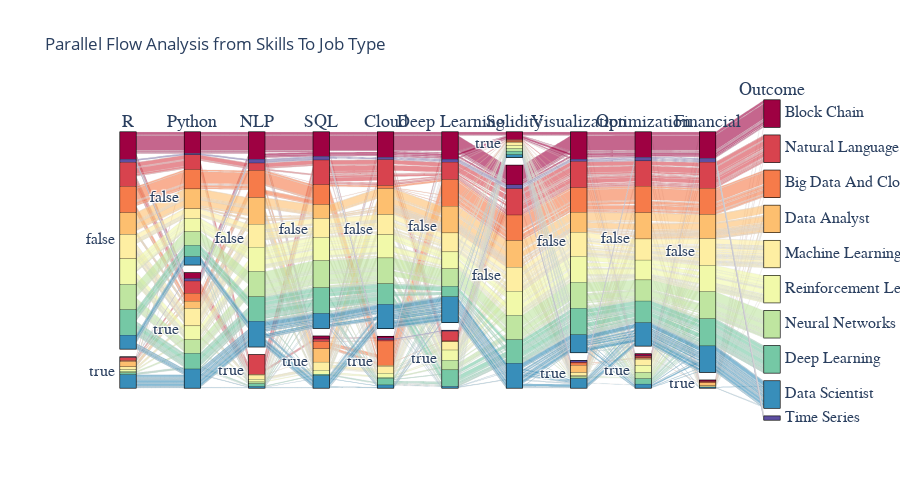

Notebook code cell kept with this figure:
### Code cell
import plotly.graph_objects as go
import plotly.colors

dimensions_objs = []
for dim_name in keywords:
    dim_values = df_all[dim_name]
    dimension_obj = go.parcats.Dimension(
        values=dim_values,
        label=dim_name
    )
    dimensions_objs.append(dimension_obj)

job_type_dim = go.parcats.Dimension(
    values=df_all['Job Type'], label="Outcome", categoryarray=df_all['Job Type'].unique().astype(str),
)

dimensions_objs.append(job_type_dim)

unique_type = df_all['Job Type'].unique()

type_mapping = {}

for i, type in enumerate(unique_type):
    type_mapping[type] = i + 1




fig = go.Figure(data=[
    go.Parcats(
        dimensions=dimensions_objs,
        line={"color": df_all['Job Type'].map(type_mapping), 'colorscale': 'Spectral'},
        hoveron='color',
        hoverinfo='count+probability',
        labelfont={'size': 18, 'family': 'Times'},
        tickfont={'size': 16, 'family': 'Times'},
        arrangement='freeform',
    )
])



fig.update_layout(height=500)
fig.update_layout(title = "Parallel Flow Analysis from Skills To Job Type")
fig.show()

### Figure 1 — Plotly figure (JSON) as saved in the notebook; plotly's stock layout.template omitted (floating-point values rounded to 4 significant figures; data arrays with more than 128 entries replaced by an {"elided": "..."} marker saying what was removed)
{"data": [{"arrangement": "freeform", "dimensions": [{"label": "R", "values": {"elided": "823 bool values"}}, {"label": "Python", "values": {"elided": "823 bool values"}}, {"label": "NLP", "values": {"elided": "823 bool values"}}, {"label": "SQL", "values": {"elided": "823 bool values"}}, {"label": "Cloud", "values": {"elided": "823 bool values"}}, {"label": "Deep Learning", "values": {"elided": "823 bool values"}}, {"label": "Solidity", "values": {"elided": "823 bool values"}}, {"label": "Visualization", "values": {"elided": "823 bool values"}}, {"label": "Optimization", "values": {"elided": "823 bool values"}}, {"label": "Financial", "values": {"elided": "823 bool values"}}, {"categoryarray": ["Block Chain", "Natural Language Processing", "Big Data And Cloud Computing", "Data Analyst", "Machine Learning", "Reinforcement Learning", "Neural Networks", "Deep Learning", "Data Scientist", "Time Series"], "label": "Outcome", "values": {"elided": "823 str values"}}], "hoverinfo": "count+probability", "hoveron": "color", "labelfont": {"family": "Times", "size": 18}, "line": {"color": {"elided": "823 int values"}, "colorscale": [[0, "rgb(158,1,66)"], [0.1, "rgb(213,62,79)"], [0.2, "rgb(244,109,67)"], [0.3, "rgb(253,174,97)"], [0.4, "rgb(254,224,139)"], [0.5, "rgb(255,255,191)"], [0.6, "rgb(230,245,152)"], [0.7, "rgb(171,221,164)"], [0.8, "rgb(102,194,165)"], [0.9, "rgb(50,136,189)"], [1, "rgb(94,79,162)"]]}, "tickfont": {"family": "Times", "size": 16}, "type": "parcats"}], "layout": {"height": 500, "title": {"text": "Parallel Flow Analysis from Skills To Job Type"}}}
